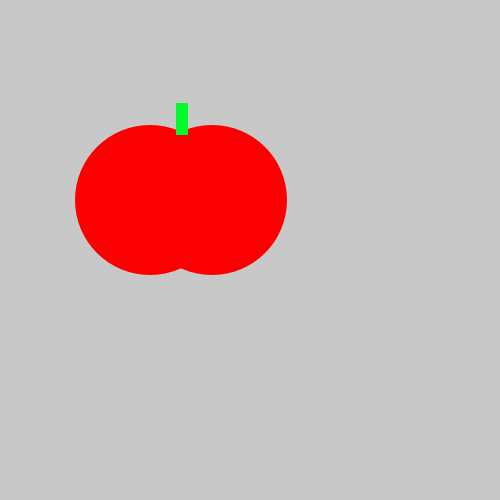
Frame 1 (no input)
Frame 60 (the mouse pressed at the canvas centre just before this capture): identical to frame 1, image omitted
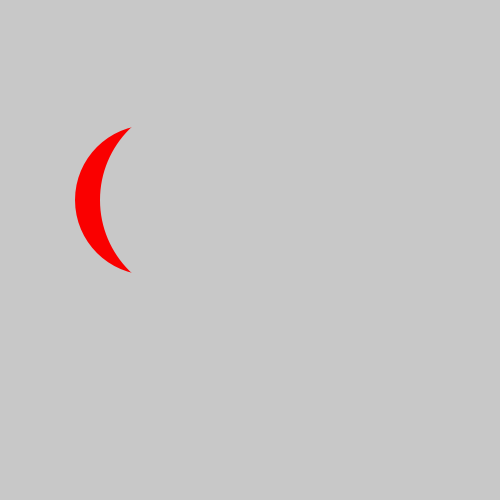
Frame 120 (the mouse held since frame 60 and released just before this capture)

The Processing sketch that drew these frames (run headless with seeded random() and noise(); from frame 60 on, the mouse is pressed at the canvas centre):

// Processing sketch: tasty_tomato
// ── tasty_tomato.pde
void setup ()  {
  size(500,500);
}
void draw (){
  background(200,200,200);
  noStroke();

  fill(#FA0000);
  ellipse(150,200,150,150);
  fill(#FA0000);
  ellipse(212,200,150,150);
  fill(#00FA2B);
  rect(176,103,12,32);
  if (mousePressed){
  
  fill(200);
  ellipse(200,200,200,200);
  }
}
